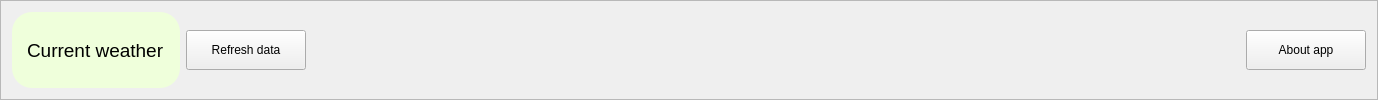
            <widget class="QFrame" name="frame_50">
             <property name="minimumSize">
              <size>
               <width>0</width>
               <height>51</height>
              </size>
             </property>
             <property name="frameShape">
              <enum>QFrame::Shape::StyledPanel</enum>
             </property>
             <property name="frameShadow">
              <enum>QFrame::Shadow::Raised</enum>
             </property>
             <layout class="QHBoxLayout" name="horizontalLayout_16">
              <item>
               <widget class="QLabel" name="label_2">
                <property name="font">
                 <font>
                  <pointsize>14</pointsize>
                 </font>
                </property>
                <property name="styleSheet">
                 <string notr="true">background-color: rgb(239, 255, 219);
color: #000000;
padding: 10px;
border-radius: 20px;</string>
                </property>
                <property name="text">
                 <string>Current weather</string>
                </property>
               </widget>
              </item>
              <item>
               <widget class="QPushButton" name="refresh_button">
                <property name="minimumSize">
                 <size>
                  <width>120</width>
                  <height>40</height>
                 </size>
                </property>
                <property name="text">
                 <string>Refresh data</string>
                </property>
                <property name="icon">
                 <iconset theme="QIcon::ThemeIcon::ViewRefresh"/>
                </property>
               </widget>
              </item>
              <item>
               <spacer name="horizontalSpacer_4">
                <property name="orientation">
                 <enum>Qt::Orientation::Horizontal</enum>
                </property>
                <property name="sizeHint" stdset="0">
                 <size>
                  <width>934</width>
                  <height>20</height>
                 </size>
                </property>
               </spacer>
              </item>
              <item>
               <widget class="QPushButton" name="app_info_button">
                <property name="minimumSize">
                 <size>
                  <width>120</width>
                  <height>40</height>
                 </size>
                </property>
                <property name="text">
                 <string>About app</string>
                </property>
                <property name="icon">
                 <iconset theme="QIcon::ThemeIcon::DialogInformation"/>
                </property>
               </widget>
              </item>
             </layout>
            </widget>
